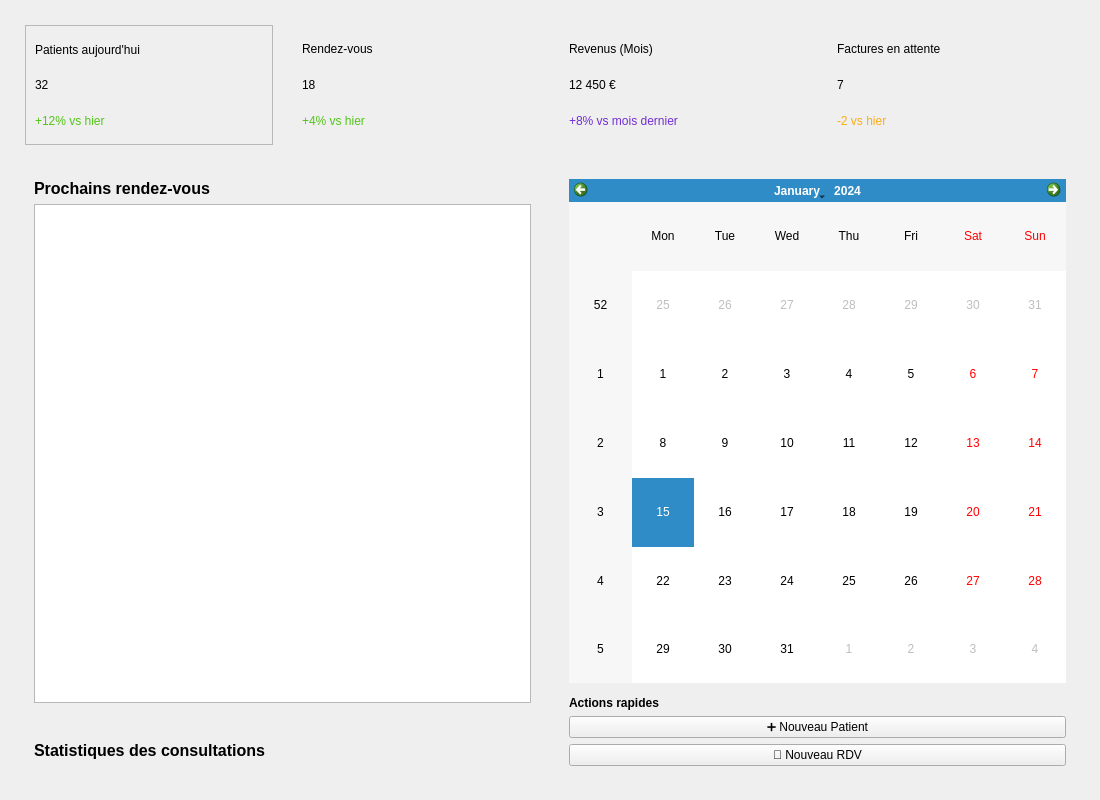
<?xml version="1.0" encoding="UTF-8"?>
<ui version="4.0">
 <class>DashboardWidget</class>
 <widget class="QWidget" name="DashboardWidget">
  <property name="geometry">
   <rect>
    <x>0</x>
    <y>0</y>
    <width>1100</width>
    <height>800</height>
   </rect>
  </property>
  <layout class="QVBoxLayout" name="mainVerticalLayout">
   <property name="spacing">
    <number>25</number>
   </property>
   <property name="leftMargin">
    <number>25</number>
   </property>
   <property name="topMargin">
    <number>25</number>
   </property>
   <property name="rightMargin">
    <number>25</number>
   </property>
   <property name="bottomMargin">
    <number>25</number>
   </property>
   
   <!-- ROW 1: KPI CARDS -->
   <item>
    <layout class="QHBoxLayout" name="kpiLayout">
     <property name="spacing">
      <number>20</number>
     </property>
     
     <item>
      <widget class="QFrame" name="card_patients">
       <property name="minimumSize"><size><width>220</width><height>120</height></size></property>
       <property name="frameShape"><enum>QFrame::StyledPanel</enum></property>
       <layout class="QVBoxLayout" name="v1">
        <item><widget class="QLabel" name="lbl_p_title"><property name="text"><string>Patients aujourd'hui</string></property><property name="objectName"><string>card_title</string></property></widget></item>
        <item><widget class="QLabel" name="lbl_p_val"><property name="text"><string>32</string></property><property name="objectName"><string>card_value</string></property></widget></item>
        <item><widget class="QLabel" name="lbl_p_stat"><property name="text"><string>+12% vs hier</string></property><property name="styleSheet"><string>color: #52c41a;</string></property></widget></item>
       </layout>
      </widget>
     </item>
     
     <item>
      <widget class="QFrame" name="card_appointments">
       <property name="minimumSize"><size><width>220</width><height>120</height></size></property>
       <layout class="QVBoxLayout" name="v2">
        <item><widget class="QLabel" name="lbl_a_title"><property name="text"><string>Rendez-vous</string></property><property name="objectName"><string>card_title</string></property></widget></item>
        <item><widget class="QLabel" name="lbl_a_val"><property name="text"><string>18</string></property><property name="objectName"><string>card_value</string></property></widget></item>
        <item><widget class="QLabel" name="lbl_a_stat"><property name="text"><string>+4% vs hier</string></property><property name="styleSheet"><string>color: #52c41a;</string></property></widget></item>
       </layout>
      </widget>
     </item>
     
     <item>
      <widget class="QFrame" name="card_revenue">
       <property name="minimumSize"><size><width>220</width><height>120</height></size></property>
       <layout class="QVBoxLayout" name="v3">
        <item><widget class="QLabel" name="lbl_r_title"><property name="text"><string>Revenus (Mois)</string></property><property name="objectName"><string>card_title</string></property></widget></item>
        <item><widget class="QLabel" name="lbl_r_val"><property name="text"><string>12 450 €</string></property><property name="objectName"><string>card_value</string></property></widget></item>
        <item><widget class="QLabel" name="lbl_r_stat"><property name="text"><string>+8% vs mois dernier</string></property><property name="styleSheet"><string>color: #722ed1;</string></property></widget></item>
       </layout>
      </widget>
     </item>

     <item>
      <widget class="QFrame" name="card_pending">
       <property name="minimumSize"><size><width>220</width><height>120</height></size></property>
       <layout class="QVBoxLayout" name="v4">
        <item><widget class="QLabel" name="lbl_i_title"><property name="text"><string>Factures en attente</string></property><property name="objectName"><string>card_title</string></property></widget></item>
        <item><widget class="QLabel" name="lbl_i_val"><property name="text"><string>7</string></property><property name="objectName"><string>card_value</string></property></widget></item>
        <item><widget class="QLabel" name="lbl_i_stat"><property name="text"><string>-2 vs hier</string></property><property name="styleSheet"><string>color: #faad14;</string></property></widget></item>
       </layout>
      </widget>
     </item>
    </layout>
   </item>

   <!-- ROW 2: MAIN GRID -->
   <item>
    <layout class="QGridLayout" name="mainGrid">
     <property name="spacing">
      <number>20</number>
     </property>
     
     <!-- Prochains RDV -->
     <item row="0" column="0">
      <widget class="QFrame" name="frame_rdv_list">
       <layout class="QVBoxLayout" name="v5">
        <item><widget class="QLabel" name="lbl_sec_rdv"><property name="text"><string>Prochains rendez-vous</string></property><property name="styleSheet"><string>font-weight: bold; font-size: 12pt;</string></property></widget></item>
        <item><widget class="QListWidget" name="listAppointments"/></item>
       </layout>
      </widget>
     </item>

     <!-- Statistiques Graphe -->
     <item row="1" column="0">
      <widget class="QFrame" name="frame_stats">
       <layout class="QVBoxLayout" name="v6">
        <item><widget class="QLabel" name="lbl_sec_stats"><property name="text"><string>Statistiques des consultations</string></property><property name="styleSheet"><string>font-weight: bold; font-size: 12pt;</string></property></widget></item>
        <item><widget class="QWidget" name="chartContainer" native="true"/></item>
       </layout>
      </widget>
     </item>

     <!-- Calendrier (Droite) -->
     <item row="0" column="1" rowspan="2">
      <widget class="QFrame" name="frame_calendar">
       <property name="minimumSize"><size><width>350</width><height>0</height></size></property>
       <layout class="QVBoxLayout" name="v7">
        <item><widget class="QCalendarWidget" name="calendarWidget"/></item>
        <item><spacer name="s1"><property name="orientation"><enum>Qt::Vertical</enum></property></spacer></item>
        <item><widget class="QLabel" name="lbl_actions"><property name="text"><string>Actions rapides</string></property><property name="styleSheet"><string>font-weight: bold;</string></property></widget></item>
        <item><widget class="QPushButton" name="btnNewPatient"><property name="text"><string>➕ Nouveau Patient</string></property></widget></item>
        <item><widget class="QPushButton" name="btnNewAppt"><property name="text"><string>📅 Nouveau RDV</string></property></widget></item>
       </layout>
      </widget>
     </item>
    </layout>
   </item>
  </layout>
 </widget>
</ui>
